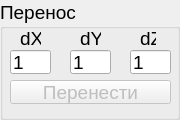
       <widget class="QGroupBox" name="groupBox_move">
        <property name="sizePolicy">
         <sizepolicy hsizetype="Preferred" vsizetype="Expanding">
          <horstretch>0</horstretch>
          <verstretch>0</verstretch>
         </sizepolicy>
        </property>
        <property name="minimumSize">
         <size>
          <width>0</width>
          <height>120</height>
         </size>
        </property>
        <property name="maximumSize">
         <size>
          <width>16777215</width>
          <height>120</height>
         </size>
        </property>
        <property name="font">
         <font>
          <pointsize>14</pointsize>
         </font>
        </property>
        <property name="title">
         <string>Перенос</string>
        </property>
        <widget class="QLineEdit" name="lineEdit_dx">
         <property name="geometry">
          <rect>
           <x>10</x>
           <y>50</y>
           <width>41</width>
           <height>24</height>
          </rect>
         </property>
         <property name="sizePolicy">
          <sizepolicy hsizetype="Expanding" vsizetype="Preferred">
           <horstretch>0</horstretch>
           <verstretch>0</verstretch>
          </sizepolicy>
         </property>
         <property name="inputMask">
          <string notr="true"/>
         </property>
         <property name="text">
          <string>1</string>
         </property>
         <property name="maxLength">
          <number>32767</number>
         </property>
         <property name="clearButtonEnabled">
          <bool>false</bool>
         </property>
        </widget>
        <widget class="QLineEdit" name="lineEdit_dy">
         <property name="geometry">
          <rect>
           <x>70</x>
           <y>50</y>
           <width>41</width>
           <height>24</height>
          </rect>
         </property>
         <property name="sizePolicy">
          <sizepolicy hsizetype="Expanding" vsizetype="Preferred">
           <horstretch>0</horstretch>
           <verstretch>0</verstretch>
          </sizepolicy>
         </property>
         <property name="text">
          <string>1</string>
         </property>
        </widget>
        <widget class="QLineEdit" name="lineEdit_dz">
         <property name="geometry">
          <rect>
           <x>130</x>
           <y>50</y>
           <width>41</width>
           <height>24</height>
          </rect>
         </property>
         <property name="sizePolicy">
          <sizepolicy hsizetype="Expanding" vsizetype="Preferred">
           <horstretch>0</horstretch>
           <verstretch>0</verstretch>
          </sizepolicy>
         </property>
         <property name="text">
          <string>1</string>
         </property>
        </widget>
        <widget class="QLabel" name="label_dx">
         <property name="geometry">
          <rect>
           <x>20</x>
           <y>30</y>
           <width>21</width>
           <height>16</height>
          </rect>
         </property>
         <property name="sizePolicy">
          <sizepolicy hsizetype="Preferred" vsizetype="Preferred">
           <horstretch>0</horstretch>
           <verstretch>0</verstretch>
          </sizepolicy>
         </property>
         <property name="text">
          <string>dX</string>
         </property>
        </widget>
        <widget class="QLabel" name="label_dy">
         <property name="geometry">
          <rect>
           <x>80</x>
           <y>30</y>
           <width>21</width>
           <height>16</height>
          </rect>
         </property>
         <property name="sizePolicy">
          <sizepolicy hsizetype="Preferred" vsizetype="Preferred">
           <horstretch>0</horstretch>
           <verstretch>0</verstretch>
          </sizepolicy>
         </property>
         <property name="text">
          <string>dY</string>
         </property>
        </widget>
        <widget class="QLabel" name="label_dz">
         <property name="geometry">
          <rect>
           <x>140</x>
           <y>30</y>
           <width>16</width>
           <height>16</height>
          </rect>
         </property>
         <property name="sizePolicy">
          <sizepolicy hsizetype="Preferred" vsizetype="Preferred">
           <horstretch>0</horstretch>
           <verstretch>0</verstretch>
          </sizepolicy>
         </property>
         <property name="text">
          <string>dZ</string>
         </property>
        </widget>
        <widget class="QPushButton" name="button_move">
         <property name="enabled">
          <bool>false</bool>
         </property>
         <property name="geometry">
          <rect>
           <x>10</x>
           <y>80</y>
           <width>161</width>
           <height>24</height>
          </rect>
         </property>
         <property name="sizePolicy">
          <sizepolicy hsizetype="Minimum" vsizetype="Preferred">
           <horstretch>0</horstretch>
           <verstretch>0</verstretch>
          </sizepolicy>
         </property>
         <property name="text">
          <string>Перенести</string>
         </property>
        </widget>
       </widget>
